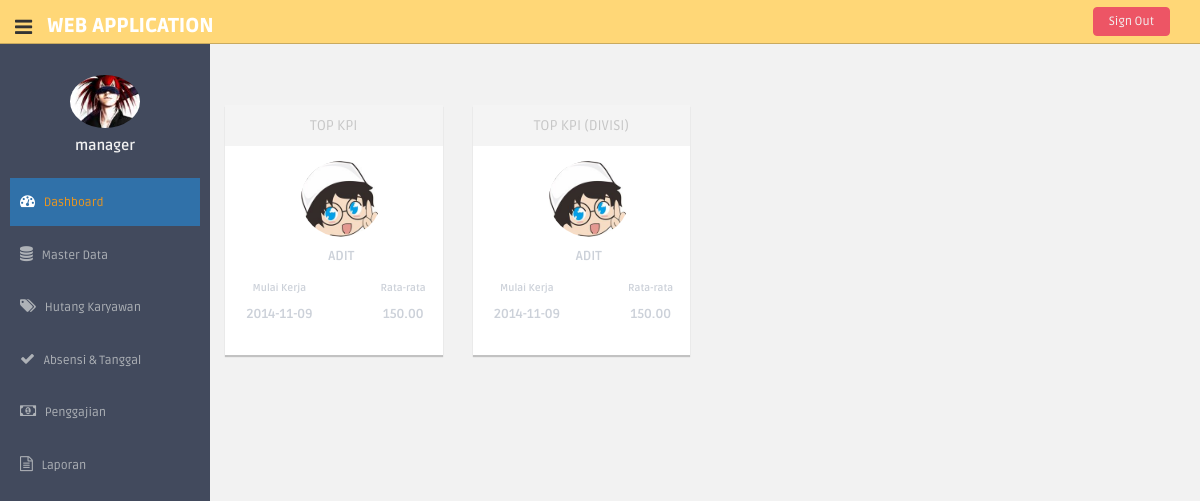
Screenshot of / (signed in) with the database file from the repository.
### tables this page shows
CREATE TABLE IF NOT EXISTS `menu` (
  `id` int(11) NOT NULL AUTO_INCREMENT,
  `id_parent` int(11) DEFAULT NULL,
  `web_title` varchar(50) DEFAULT NULL,
  `title` varchar(50) DEFAULT NULL,
  `icon` varchar(50) DEFAULT NULL,
  `href` varchar(50) DEFAULT NULL,
  `has_sub` enum('Y','N') DEFAULT 'N',
  PRIMARY KEY (`id`)
);

CREATE TABLE IF NOT EXISTS `karyawan` (
  `id` int(11) NOT NULL AUTO_INCREMENT,
  `id_jabatan` int(11) NOT NULL DEFAULT '0',
  `id_fingerprint` int(11) NOT NULL,
  `nik` varchar(50) NOT NULL,
  `nama_lengkap` varchar(50) NOT NULL,
  `tgl_masuk_kerja` date NOT NULL DEFAULT '0000-00-00',
  `status` enum('aktif','resign') NOT NULL DEFAULT 'aktif',
  `tgl_resign` date NOT NULL,
  `no_telp` varchar(50) NOT NULL,
  `alamat` text NOT NULL,
  `img_badan` varchar(50) NOT NULL DEFAULT 'default_avatar.jpg',
  `img_ktp` varchar(50) NOT NULL DEFAULT 'default_avatar.jpg',
  `bank_rekening` varchar(100) NOT NULL,
  `deleted` enum('Y','N') NOT NULL DEFAULT 'N',
  PRIMARY KEY (`id`)
);

### gaji/libraries/session.php (called while the page is built, shortened)
<?php if ( ! defined('BASEPATH')) exit('No direct script access allowed');
class Session
{
    protected $sess_namespace = '';
    protected $store = array();
     private function initialize($config)
     {
        if (isset($_SESSION[$this->sess_namespace]) ) {
            $this->store = $_SESSION[$this->sess_namespace];
            if (! $this->is_expired()) {
                return;
            }
        }
    }
    public function is_expired()
    {
        return (time() > $this->store['expire_at']);
    }
    public function userdata($value)
    {
        if (isset($this->store[$value])) {
            return $this->store[$value];
        } else {
            return FALSE;
        }
    }
}

### gaji/controllers/dashboard.php (called while the page is built, shortened)
<?php
class Dashboard extends MY_Controller
{
    function __construct()
    {
		$this->session->unset_userdata('data-cari-jabatan');
        $this->session->unset_userdata('data-cari-karyawan');
		$this->session->unset_userdata('hutang-cari');
    }
    function _generate_view($data)
    {
        $data['username'] = $this->session->userdata('username');
        $this->load->view('page', $data);
    }
    function index()
    {
        $data = array();
        $this->load->model(array('laporan_m','basecrud_m'));
        $a = _is_management();
        $data['curr_divisi'] = $a;
        $now = new DateTime();
        $year_now = $now->format("Y");
        $month_now = $now->format("m");
        $data['all_divisi_all_all'] =  $this->laporan_m->kpi_for_dashboard();
        $data['all_divisi_curryear_all'] =  $this->laporan_m->kpi_for_dashboard('all',$year_now);
        $data['all_divisi_curryear_currmonth'] =  $this->laporan_m->kpi_for_dashboard('all',$year_now,$month_now);
        if( $a !== 'TRUE' ){
            $data['curr_divisi_all_all'] =  $this->laporan_m->kpi_for_dashboard($a);
            $data['curr_divisi_curryear_all'] =  $this->laporan_m->kpi_for_dashboard($a,$year_now);
            $data['curr_divisi_curryear_currmonth'] =  $this->laporan_m->kpi_for_dashboard($a,$year_now,$month_now);
        }
        if ($this->input->post('ajax')) {
            $this->load->view('dashboard', $data);
        } else {
			$data['page_title'] = 'Dashboard';
            $data['page_name'] = 'dashboard';
            $this->_generate_view($data);
        }
    }
}

### index.php (called while the page is built, shortened)
<?php
require_once BASEPATH.'core/CodeIgniter.php';

### gaji/models/laporan_m.php (called while the page is built, shortened)
<?php
class Laporan_m extends CI_Model
{
    function kpi_for_dashboard($divisi = 'all',$tahun = 'all',$bulan = 'all'){
        $sql = "SELECT T1.id_karyawan,b.nik,
                        b.nama_lengkap,
                        c.nama as jabatan,
                        d.nama as divisi,";
        if($bulan === 'all'){
            $sql .= "   ROUND(T1.Jan,2) AS Jan,
                        ROUND(T1.Feb,2) AS Feb,
                        ROUND(T1.Mar,2) AS Mar,
                        ROUND(T1.Apr,2) AS Apr,
                        ROUND(T1.Mei,2) AS Mei,
                        ROUND(T1.Jun,2) AS Jun,
                        ROUND(T1.Jul,2) AS Jul,
                        ROUND(T1.Agu,2) AS Agu,
                        ROUND(T1.Sep,2) AS Sep,
                        ROUND(T1.Okt,2) AS Okt,
                        ROUND(T1.Nov,2) AS Nov,
                        ROUND(T1.Des,2) AS Des,
                        (T1.Jan + T1.Feb + T1.Mar + T1.Apr + T1.Mei + T1.Jun + T1.Jul + T1.Agu + T1.Sep + T1.Okt + T1.Nov + T1.Des) as total,
                        ROUND(T1.rata_rata,2) AS rata_rata ";
        }else{
          $sql .= "ROUND(T1.current_bulan,2) as current_bulan " ;
        }
        $sql .="       FROM (SELECT a.id_karyawan,a.tahun,";
        if($bulan === 'all'){
                       $sql .="SUM(CASE WHEN a.bulan = 1 THEN a.kpi ELSE 0 END) AS Jan,
                               SUM(CASE WHEN a.bulan = 2 THEN a.kpi ELSE 0 END) AS Feb,
                               SUM(CASE WHEN a.bulan = 3 THEN a.kpi ELSE 0 END) AS Mar,
                               SUM(CASE WHEN a.bulan = 4 THEN a.kpi ELSE 0 END) AS Apr,
                               SUM(CASE WHEN a.bulan = 5 THEN a.kpi ELSE 0 END) AS Mei,
                               SUM(CASE WHEN a.bulan = 6 THEN a.kpi ELSE 0 END) AS Jun,
                               SUM(CASE WHEN a.bulan = 7 THEN a.kpi ELSE 0 END) AS Jul,
                               SUM(CASE WHEN a.bulan = 8 THEN a.kpi ELSE 0 END) AS Agu,
                               SUM(CASE WHEN a.bulan = 9 THEN a.kpi ELSE 0 END) AS Sep,
                               SUM(CASE WHEN a.bulan = 10 THEN a.kpi ELSE 0 END) AS Okt,
                               SUM(CASE WHEN a.bulan = 11 THEN a.kpi ELSE 0 END) AS Nov,
                               SUM(CASE WHEN a.bulan = 12 THEN a.kpi ELSE 0 END) AS Des,
                               AVG(a.kpi) as rata_rata
                             FROM gaji a ";
        }else{
          $sql .="SUM(CASE WHEN a.bulan = $bulan THEN a.kpi ELSE 0 END) AS current_bulan
                  FROM gaji a";
        }
        if($tahun !== 'all'){
              $sql .= " WHERE a.tahun = $tahun";
        }
            $sql .="    GROUP BY a.id_karyawan
                       ) as T1
               LEFT JOIN karyawan b ON T1.id_karyawan = b.id
               LEFT JOIN jabatan c ON b.id_jabatan = c.id
               LEFT JOIN divisi d ON c.id_divisi = d.id ";
            if($divisi !== 'all'){
                $sql .= " WHERE d.id = $divisi ";
            }
        if($bulan === 'all'){
            $sql .=" ORDER BY T1.rata_rata DESC,b.nama_lengkap ASC
                    LIMIT 1";
        }else{
            $sql .=" ORDER BY T1.current_bulan DESC,b.nama_lengkap ASC
                    LIMIT 1";
        }
        $rs = $this->db->query($sql);
        return $rs;
    }
}

### gaji/models/basecrud_m.php (called while the page is built, shortened)
<?php
class Basecrud_m extends CI_Model
{
    function get_where($tblname, $data,$sort = null,$order = null)
    {
        $rs = $this->db->get_where($tblname, $data);
        return $rs;
    }
}

### gaji/views/dashboard.php (the view, shortened to what this page needs)
<section class="wrapper">
   <div class="row">
      <div class="col-lg-9 main-chart">
         <div class="row mt">
            <?php if($all_divisi_all_all->num_rows() > 0){ ?>
            <div class="col-md-4 mb">
               <div class="white-panel pn">
                  <div class="white-header">
                     <h5>TOP KPI</h5>
                  </div>
                  <?php $r = $this->basecrud_m->get_where('karyawan',array('id'=>$all_divisi_all_all->row()->id_karyawan))->row();?>
                  <p><img src="<?php echo base_url() . 'uploaded_files/' . $r->img_badan;?>" class="img-circle" width="80"></p>
                  <p><b><?php echo $r->nama_lengkap; ?></b></p>
                  <div class="row">
                     <div class="col-md-6">
                        <p class="small mt">Mulai Kerja</p>
                        <p><?php echo $r->tgl_masuk_kerja;?></p>
                     </div>
                     <div class="col-md-6">
                        <p class="small mt">Rata-rata</p>
                        <p><?php echo $all_divisi_all_all->row()->rata_rata;?></p>
                     </div>
                  </div>
               </div>
            </div>
            <?php } ?>
         <?php if($curr_divisi !== 'TRUE'){ ?>
            <?php if($curr_divisi_all_all->num_rows() > 0){ ?>
            <div class="col-md-4 mb">
               <div class="white-panel pn">
                  <div class="white-header">
                     <h5>TOP KPI (DIVISI)</h5>
                  </div>
                  <?php $r = $this->basecrud_m->get_where('karyawan',array('id'=>$curr_divisi_all_all->row()->id_karyawan))->row();?>
                  <p><img src="<?php echo base_url() . 'uploaded_files/' . $r->img_badan;?>" class="img-circle" width="80"></p>
                  <p><b><?php echo $r->nama_lengkap; ?></b></p>
                  <div class="row">
                     <div class="col-md-6">
                        <p class="small mt">Mulai Kerja</p>
                        <p><?php echo $r->tgl_masuk_kerja;?></p>
                     </div>
                     <div class="col-md-6">
                        <p class="small mt">Rata-rata</p>
                        <p><?php echo $curr_divisi_all_all->row()->rata_rata;?></p>
                     </div>
                  </div>
               </div>
            </div>
            <?php } ?>
         <?php } ?>
         </div>
      </div>
   </div>
</section>

### gaji/helpers/menu_helper.php (shortened to what this page needs)
<?php
    function _get_menu($id_parent,$tipe)
    {
        $CI =& get_instance();
        $rm = $CI->session->userdata('granted_menu');
        $granted_menu = explode(',',$rm);
        $data = array();
        $CI->db->from('menu');
        $CI->db->where('id_parent',$id_parent);
        if($tipe === 'selected'){
            $CI->db->where_in('id',$granted_menu);
        }
        $CI->db->order_by('id','ASC');
        $result = $CI->db->get();
        foreach($result->result() as $row)
        {
            $data[] = array(
                'id_parent' =>  $row->id_parent,
                'id'        =>  $row->id,
                'web_title' =>  $row->web_title,
                'title'     =>  $row->title,
                'icon'      =>  $row->icon,
                'href'      =>  $row->href,
                'has_sub'   =>  $row->has_sub,
                'child'     =>  _get_menu($row->id,$tipe)
            );
        }
        return $data;
    }
    function _print_submenu($data_menu,$tipe = 'left-side-menu')
    {
        $str = "";
        $result = "";
        foreach($data_menu as $data)
        {
            if($tipe === 'left-side-menu'){
                $str .= '   <li id="' . $data['id'] . '"><a web_title="' . $data['web_title'] .'" href="#" link="' . base_url() . $data['href'] .'">' . $data['title'] .'</a></li>' . PHP_EOL;
            }else{
                $str .= '<li><input type="checkbox" kode="' . $data['id'] . '" id="cb_' . $data['id']. '"><label>' . $data['title'] . '</label>' . PHP_EOL;
            }
            $str .= _print_submenu($data['child'],$tipe);
        }
        if($tipe === 'left-side-menu'){
            $result .= '<ul class="sub">' . PHP_EOL . $str .  '</ul>' . PHP_EOL ;
        }else{
            $result .= $str . PHP_EOL;
        }
        return $result;
    }
    function build_menu($tipe = 'left-side-menu')
    {
        $menu_item  = _get_menu(0,($tipe ==='left-side-menu' ? 'selected':'all'));
        $menu = "";
        foreach($menu_item as $r)
        {
            if($tipe === 'left-side-menu'){
                if($r['has_sub'] === 'N')
                {
                    $menu .= '<li id="' . $r['id'] . '">' . PHP_EOL;
                    $menu .= '  <a web_title="' . $r['web_title'] .'" href="#" link="' . base_url() . $r['href']. '">' . PHP_EOL;
                    $menu .= '    <i class="' . $r['icon'] .'"></i>' . PHP_EOL;
                    $menu .= '    <span>' . $r['title'] . '</span>' . PHP_EOL;
                    $menu .= '  </a>' . PHP_EOL;
                    $menu .= '</li>' . PHP_EOL;
                }else
                {
                    $menu .= ' <li id="' . $r['id'] . '" class="sub-menu">' . PHP_EOL;
                    $menu .= '  <a web_title="' . $r['web_title'] .'" href="#" link="javascript:;">' . PHP_EOL;
                    $menu .= '    <i class="' . $r['icon'] .'"></i>' . PHP_EOL;
                    $menu .= '    <span>' . $r['title'] . '</span>' . PHP_EOL;
                    $menu .= '  </a>' . PHP_EOL;
                    $menu .= _print_submenu($r['child'],$tipe);
                    $menu .= '</li>' . PHP_EOL;
                }
            }
        }
        return $menu;
    }

### rows the page displays
menu: title "Master Data"
menu: title "Hutang Karyawan"
menu: title "Absensi & Tanggal"
menu: title "Penggajian"
menu: title "Laporan"
karyawan: img_badan (picture), nama_lengkap "ADIT", tgl_masuk_kerja "2014-11-09"

### other values shown
$username "manager"
$all_divisi_all_all->row()->rata_rata "150.00"
$curr_divisi_all_all->row()->rata_rata "150.00"
